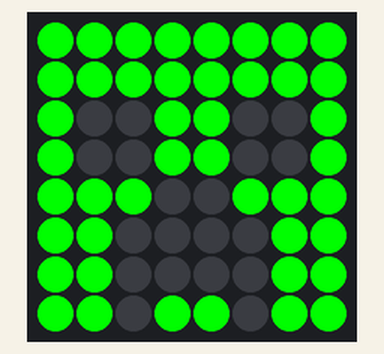
A program run on a simulated Raspberry Pi (BCM pin numbers) with a Sense HAT. Shown: the Sense HAT's 8×8 RGB LED matrix. At 4.0 s the program stops and its outputs stay as they are.

Above: at 0.1 s.
At 2.1 s:
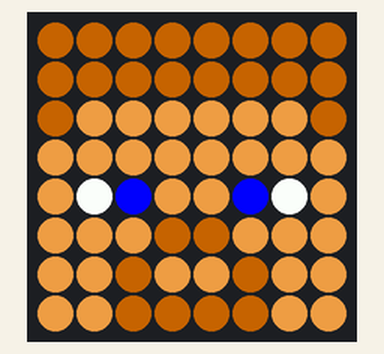

The program:

sh-setPixels.py
```python
from sense_hat import SenseHat
from time import sleep

# declares the senseHat object
sense = SenseHat()
# Sets the orientation of the LED matrix
# 0 = hdmi downwards, 90 = SD downwards
sense.set_rotation(90)

# Define some colours
B = (102, 51, 0)
b = (0, 0, 255)
S = (205, 133, 63)
W = (255, 255, 255)
k = (0, 0, 0)
g = (0, 255, 0)

# Set up where each colour will display
creeper_pixels = [
    g, g, g, g, g, g, g, g,
    g, g, g, g, g, g, g, g,
    g, k, k, g, g, k, k, g,
    g, k, k, g, g, k, k, g,
    g, g, g, k, k, g, g, g,
    g, g, k, k, k, k, g, g,
    g, g, k, k, k, k, g, g,
    g, g, k, g, g, k, g, g
]

# Display these colours on the LED matrix
sense.set_pixels(creeper_pixels)
sleep(2)
# Set up where each colour will display
steve_pixels = [
    B, B, B, B, B, B, B, B,
    B, B, B, B, B, B, B, B,
    B, S, S, S, S, S, S, B,
    S, S, S, S, S, S, S, S,
    S, W, b, S, S, b, W, S,
    S, S, S, B, B, S, S, S,
    S, S, B, S, S, B, S, S,
    S, S, B, B, B, B, S, S
]

# Display these colours on the LED matrix
sense.set_pixels(steve_pixels)
sleep(2)

# Clears the LED Matrix
sense.clear()
```

Measured:
- what the display in image 1 shows lasts 2.0 s, from 2.0 s to 4.0 s
